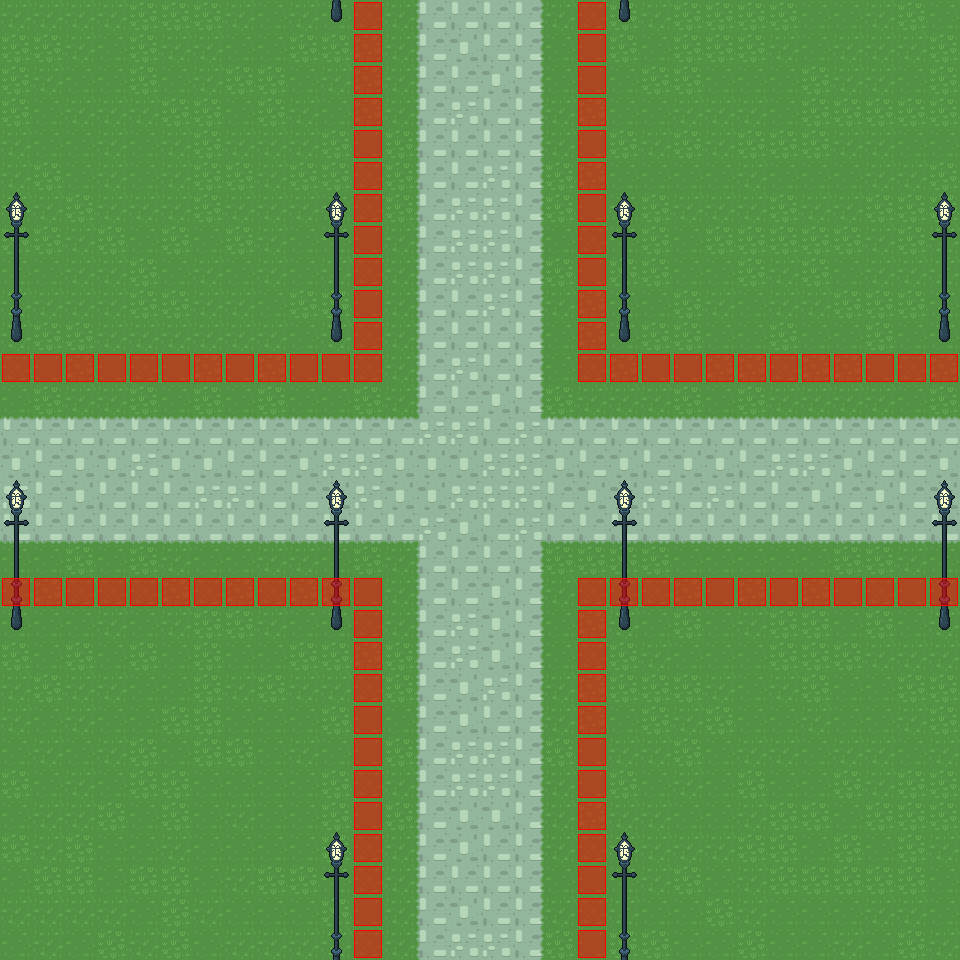

Below is a game level as drawn by its tile map, then a one-line description and the .tmx that defines it (tile-layer data replaced by summaries):
An orthogonal 30x30 tile map with 32x32 px tiles, 4 tile layers (Terrain, Decoration, Decoration Upper, Collision), 3 tilesets.

<map version="1.0" orientation="orthogonal" width="30" height="30" tilewidth="32" tileheight="32">
 <properties>
  <property name="east" value="path_f, 0" />
  <property name="north" value="path_b, 0" />
  <property name="south" value="path_h, 0" />
  <property name="west" value="path_d, 0" />
 </properties>
 <tileset firstgid="1" name="collision" tilewidth="32" tileheight="32">
  <image source="data/tilesets/collision.png" width="32" height="32" />
 </tileset>
 <tileset firstgid="2" name="terrain" tilewidth="32" tileheight="32">
  <image source="data/tilesets/punky/bf terrain .png" width="352" height="1600" />
 </tileset>
 <tileset firstgid="552" name="bf ponyville decoration elements" tilewidth="32" tileheight="32">
  <image source="data/tilesets/punky/bf ponyville decoration elements.png" width="288" height="736" />
 </tileset>
 <layer name="Terrain" width="30" height="30">
  <data>[900 cells, 900 non-empty, 14 distinct tile ids]</data>
 </layer>
 <layer name="Decoration" width="30" height="30">
  <data>[900 cells, 10 non-empty, 1 distinct tile ids]</data>
 </layer>
 <layer name="Decoration Upper" width="30" height="30">
  <properties>
   <property name="render" value="above" />
  </properties>
  <data>[900 cells, 40 non-empty, 4 distinct tile ids]</data>
 </layer>
 <layer name="Collision" width="30" height="30">
  <data>[900 cells, 92 non-empty, 1 distinct tile ids]</data>
 </layer>
</map>